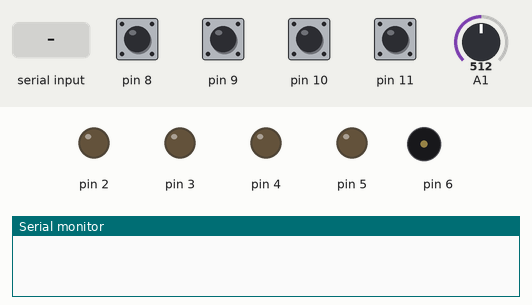
Recording of a sketch running on a simulated Arduino Uno, built with avr-gcc and run on an emulated ATmega328P. Shown: output pins drawn as LEDs (lit = HIGH), buzzer (waves = sounding), the last lines printed to the serial monitor. The inputs (shaded band) are chosen by the test bench; at power-on: pin 8–11 HIGH, A1 = 512.

Above: at 1.2 s.
1.3 s: pin 8 pulled LOW for 0.15 s
At 1.37 s:
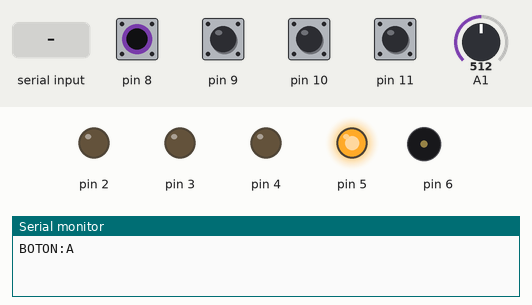
2.9 s: pin 9 pulled LOW for 0.15 s
At 2.97 s:
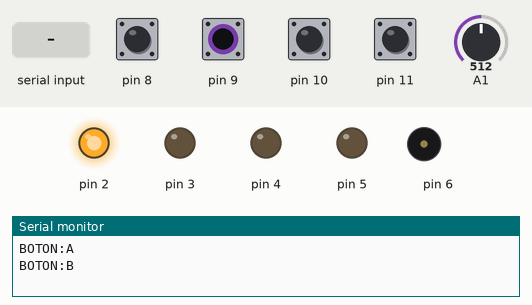
4.5 s: pin 10 pulled LOW for 0.15 s
At 4.57 s:
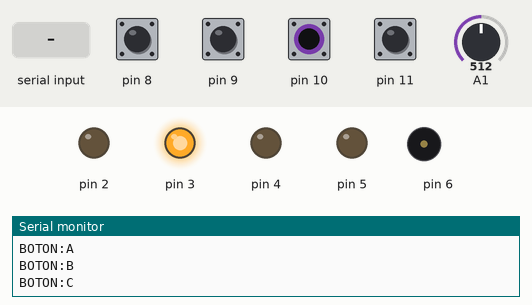
6.1 s: pin 11 pulled LOW for 0.15 s
At 6.17 s:
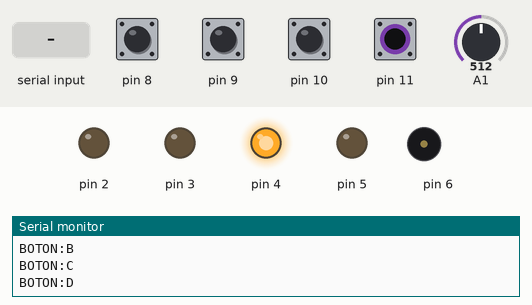
7.7 s: "NIVEL2\n" received over Serial
At 7.95 s:
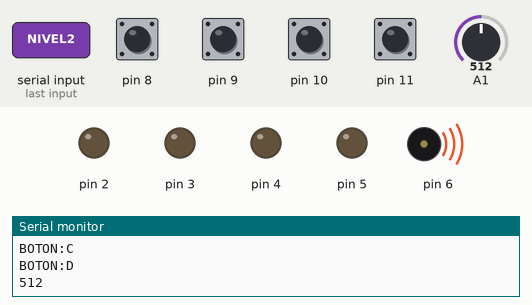
9.7 s: "NIVEL3\n" received over Serial
At 11.4 s:
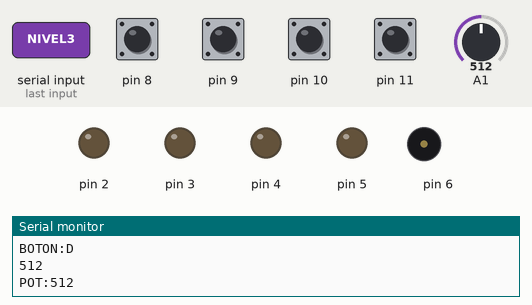
Timing chart, 0 to 12.2 s (numbered marks = the images above; inputs shaded):
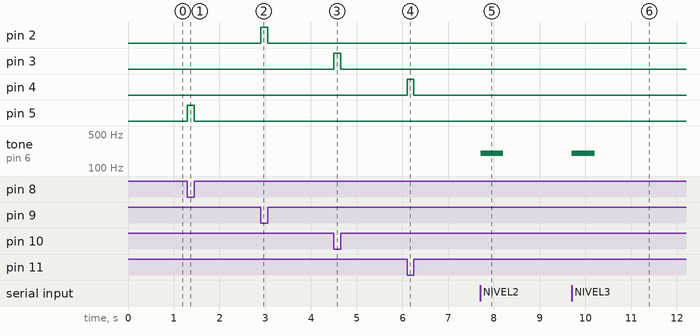

Measured:
- after the input at 1.3 s, pin 5: LOW → HIGH at once, → LOW 0.15 s later
- after the input at 2.9 s, pin 2: LOW → HIGH at once, → LOW 0.15 s later
- after the input at 4.5 s, pin 3: LOW → HIGH at once, → LOW 0.15 s later
- after the input at 6.1 s, pin 4: LOW → HIGH at once, → LOW 0.15 s later
- after the input at 7.7 s, tone on pin 6: silent → 200 Hz at once, → silent 0.50 s later
- after the input at 9.7 s, tone on pin 6: silent → 200 Hz at once, → silent 0.50 s later

The sketch:

PROYECTO_FINAL_CODIGO_KIT2.ino
```cpp
int estadoAnt8 = HIGH;
int estadoAnt9 = HIGH;
int estadoAnt10 = HIGH;
int estadoAnt11 = HIGH;

int potAnt = -100;
int nivelActual = 1;

void setup() {
  pinMode(5, OUTPUT);
  pinMode(2, OUTPUT);
  pinMode(3, OUTPUT);
  pinMode(4, OUTPUT);
  pinMode(6, OUTPUT);

  pinMode(8, INPUT_PULLUP);
  pinMode(9, INPUT_PULLUP);
  pinMode(10, INPUT_PULLUP);
  pinMode(11, INPUT_PULLUP);

  Serial.begin(9600);
}

void nivel1() {
  int estadoAct8 = digitalRead(8);
  int estadoAct9 = digitalRead(9);
  int estadoAct10 = digitalRead(10);
  int estadoAct11 = digitalRead(11);

  if (estadoAnt8 == HIGH && estadoAct8 == LOW) {
    Serial.println("BOTON:A");
  }
  if (estadoAct8 == LOW) {
    digitalWrite(5, HIGH);
  } else {
    digitalWrite(5, LOW);
  }

  if (estadoAnt9 == HIGH && estadoAct9 == LOW) {
    Serial.println("BOTON:B");
  }
  if (estadoAct9 == LOW) {
    digitalWrite(2, HIGH);
  } else {
    digitalWrite(2, LOW);
  }

  if (estadoAnt10 == HIGH && estadoAct10 == LOW) {
    Serial.println("BOTON:C");
  }
  if (estadoAct10 == LOW) {
    digitalWrite(3, HIGH);
  } else {
    digitalWrite(3, LOW);
  }

  if (estadoAnt11 == HIGH && estadoAct11 == LOW) {
    Serial.println("BOTON:D");
  }
  if (estadoAct11 == LOW) {
    digitalWrite(4, HIGH);
  } else {
    digitalWrite(4, LOW);
  }

  estadoAnt8 = estadoAct8;
  estadoAnt9 = estadoAct9;
  estadoAnt10 = estadoAct10;
  estadoAnt11 = estadoAct11;
}

void nivel2() {
  int lecturaCruda = analogRead(A1);

  if (abs(lecturaCruda - potAnt) >= 5) {
    Serial.println(lecturaCruda);
    potAnt = lecturaCruda;
  }
}

void nivel3() {
  int lecturaCruda = analogRead(A1);

  if (abs(lecturaCruda - potAnt) >= 5) {
    Serial.print("POT:");
    Serial.println(lecturaCruda);
    potAnt = lecturaCruda;
  }
}

void mostrarLeds(int cantidad) {
  digitalWrite(5, cantidad >= 1 ? HIGH : LOW);
  digitalWrite(2, cantidad >= 2 ? HIGH : LOW);
  digitalWrite(3, cantidad >= 3 ? HIGH : LOW);
  digitalWrite(4, cantidad >= 4 ? HIGH : LOW);
}

void loop() {
  if (Serial.available() > 0) {
    String comando = Serial.readStringUntil('\n');
    comando.trim();

    if (comando == "NIVEL1") {
      nivelActual = 1;
      tone(6, 1000, 200);
    } else if (comando == "NIVEL2") {
      nivelActual = 2;
      potAnt = -100;
      mostrarLeds(0);
      tone(6, 200, 500);
    } else if (comando == "NIVEL3") {
      nivelActual = 3;
      potAnt = -100;
      mostrarLeds(0);
      tone(6, 200, 500);
    } else if (comando == "BUZZER:OK") {
      tone(6, 1000, 200);
    } else if (comando == "BUZZER:ERROR") {
      tone(6, 200, 500);
    } else if (nivelActual == 3 && comando.startsWith("LEDS:")) {
      if (comando.length() == 6 && comando[5] >= '0' && comando[5] <= '4') {
        mostrarLeds(comando[5] - '0');
      }
    }
  }

  if (nivelActual == 1) {
    nivel1();
  } else if (nivelActual == 2) {
    nivel2();
  } else if (nivelActual == 3) {
    nivel3();
  }
}
```
